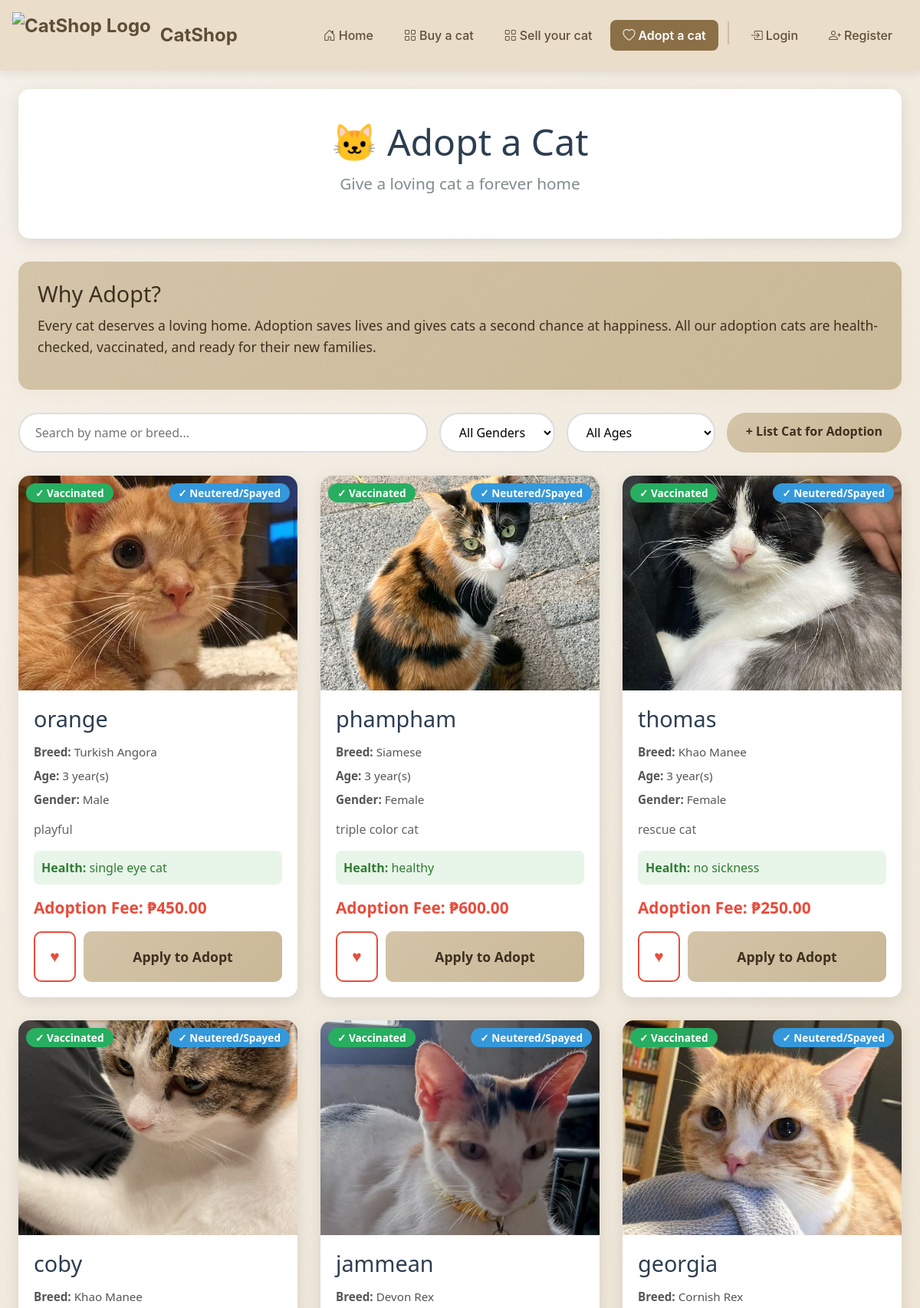
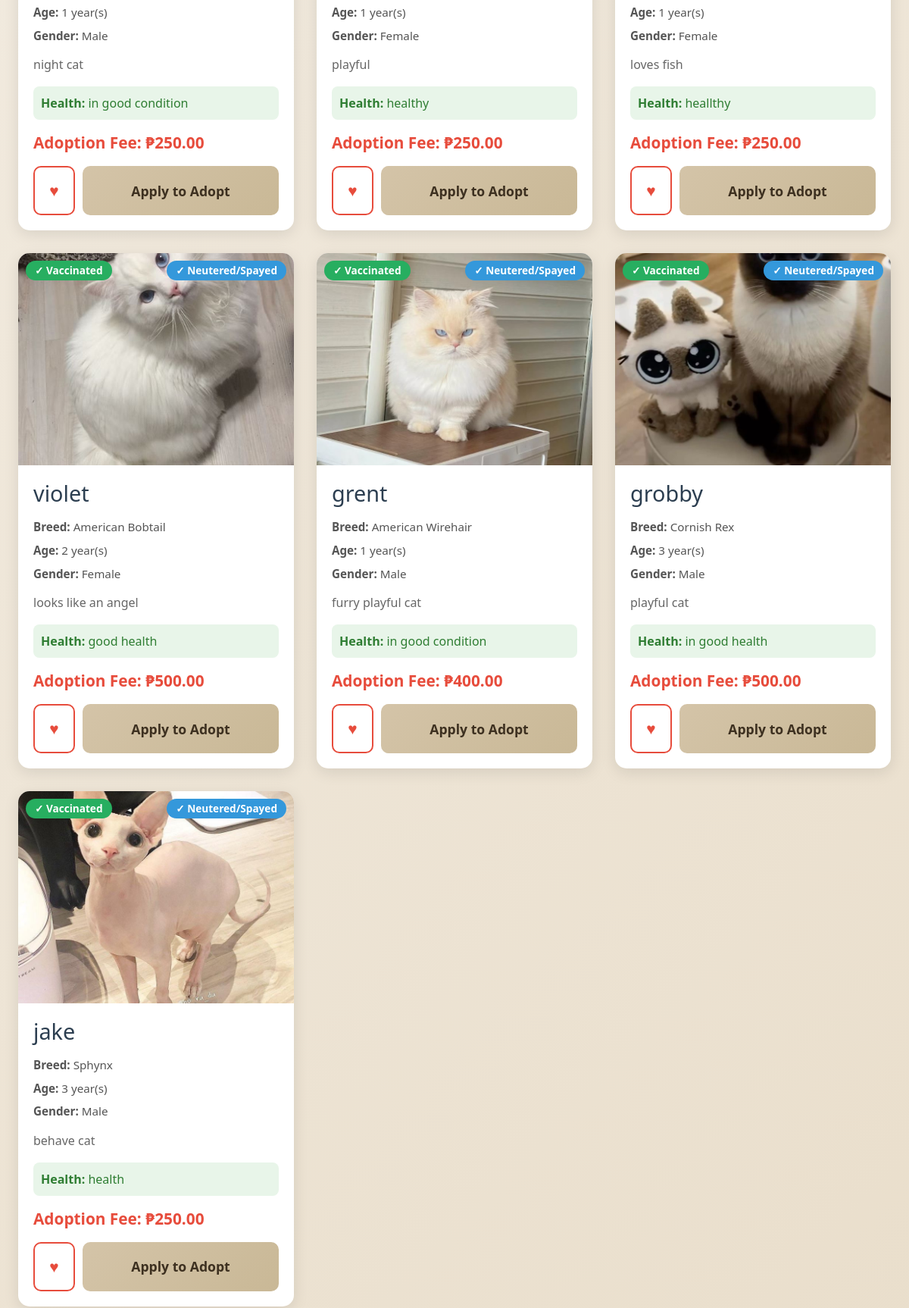
The page /public/adoption.php (upper part) on the database its author committed (2 pictures, top to bottom).
### tables this page shows
CREATE TABLE `adoption_cats` (
  `id` int(11) NOT NULL,
  `name` varchar(100) NOT NULL,
  `age` int(11) DEFAULT NULL,
  `gender` enum('Male','Female') DEFAULT NULL,
  `breed` varchar(100) DEFAULT NULL,
  `description` text DEFAULT NULL,
  `health_status` text DEFAULT NULL,
  `vaccinated` tinyint(1) DEFAULT 0,
  `neutered` tinyint(1) DEFAULT 0,
  `image_url` varchar(255) DEFAULT NULL,
  `adoption_fee` decimal(10,2) DEFAULT 0.00,
  `latitude` varchar(20) DEFAULT NULL,
  `longitude` varchar(20) DEFAULT NULL,
  `address` text DEFAULT NULL,
  `additional_address` text DEFAULT NULL,
  `status` enum('Available','Pending','Adopted') DEFAULT 'Available',
  `user_id` int(11) DEFAULT NULL,
  `created_at` timestamp NOT NULL DEFAULT current_timestamp(),
  `updated_at` timestamp NOT NULL DEFAULT current_timestamp() ON UPDATE current_timestamp()
);

### public/adoption.php (the view, shortened to what this page needs)
<?php
include_once "../includes/header.php";
$user_id = $_SESSION['user_id'] ?? null;
$sql = "SELECT ac.*,
        (SELECT COUNT(*) FROM adoption_applications WHERE cat_id = ac.id) as application_count";
$sql .= " FROM adoption_cats ac
        WHERE ac.status IN ('Available', 'Pending')
        ORDER BY ac.created_at DESC";
if ($user_id) {
    $stmt = $conn->prepare($sql);
    $stmt->bind_param("i", $user_id);
    $stmt->execute();
    $result = $stmt->get_result();
} else {
    $result = $conn->query($sql);
}
$cats = [];
if ($result && $result->num_rows > 0) {
    while ($row = $result->fetch_assoc()) {
        $cats[] = $row;
    }
}
?>
<div class="container">
    <header class="adoption-header">
        <h1>🐱 Adopt a Cat</h1>
        <p class="subtitle">Give a loving cat a forever home</p>
    </header>
    <div class="info-banner">
        <h3>Why Adopt?</h3>
        <p>Every cat deserves a loving home. Adoption saves lives and gives cats a second chance at happiness. All our adoption cats are health-checked, vaccinated, and ready for their new families.</p>
    </div>
    <div class="filter-section">
        <input type="text" id="searchInput" placeholder="Search by name or breed..." class="search-box">
        <select id="genderFilter" class="filter-select">
            <option value="">All Genders</option>
        </select>
        <select id="ageFilter" class="filter-select">
            <option value="">All Ages</option>
        </select>
        <a href="add-adoption-cat.php" class="add-cat-btn">+ List Cat for Adoption</a>
    </div>
    <div class="cats-grid" id="catsGrid">
        <?php if (empty($cats)): ?>
            <div class="no-cats">
                <p>No cats available for adoption at the moment. Please check back soon!</p>
            </div>
        <?php else: ?>
            <?php foreach ($cats as $cat): ?>
                <div class="cat-card"
                     data-name="<?php echo htmlspecialchars(strtolower($cat['name'])); ?>"
                     data-breed="<?php echo htmlspecialchars(strtolower($cat['breed'])); ?>"
                     data-gender="<?php echo htmlspecialchars($cat['gender']); ?>"
                     data-age="<?php echo $cat['age']; ?>">
                    <div class="cat-image">
                        <img src="../uploads/<?php echo htmlspecialchars($cat['image_url']); ?>"
                             alt="<?php echo htmlspecialchars($cat['name']); ?>">
                        <?php if ($cat['vaccinated']): ?>
                            <span class="badge vaccinated">✓ Vaccinated</span>
                        <?php endif; ?>
                        <?php if ($cat['neutered']): ?>
                            <span class="badge neutered">✓ Neutered/Spayed</span>
                        <?php endif; ?>
                    </div>
                    <div class="cat-details">
                        <h3><?php echo htmlspecialchars($cat['name']); ?></h3>
                        <div class="cat-info">
                            <span class="info-item"><strong>Breed:</strong> <?php echo htmlspecialchars($cat['breed']); ?></span>
                            <span class="info-item"><strong>Age:</strong> <?php echo $cat['age']; ?> year(s)</span>
                            <span class="info-item"><strong>Gender:</strong> <?php echo htmlspecialchars($cat['gender']); ?></span>
                        </div>
                        <p class="description"><?php echo htmlspecialchars($cat['description']); ?></p>
                        <?php if ($cat['health_status']): ?>
                            <div class="health-status">
                                <strong>Health:</strong> <?php echo htmlspecialchars($cat['health_status']); ?>
                            </div>
                        <?php endif; ?>
                        <div class="adoption-fee">
                            <strong>Adoption Fee:</strong> ₱<?php echo number_format($cat['adoption_fee'], 2); ?>
                        </div>
                        <div class="action-buttons">
                            <?php if ($user_id): ?>
                                <button class="wishlist-btn <?php echo (isset($cat['is_wishlisted']) && $cat['is_wishlisted'] > 0) ? 'active' : ''; ?>"
                                        data-cat-id="<?php echo $cat['id']; ?>"
                                        onclick="toggleWishlist(this, <?php echo $cat['id']; ?>)">
                                    ♥
                                </button>
                            <?php else: ?>
                                <button class="wishlist-btn"
                                        onclick="alert('Please log in to add cats to your wishlist'); window.location.href='login.php';">
                                    ♥
                                </button>
                            <?php endif; ?>
                            <button class="adopt-btn" onclick="openAdoptionForm(<?php echo $cat['id']; ?>, '<?php echo htmlspecialchars($cat['name'], ENT_QUOTES); ?>')">
                                <?php echo $cat['status'] === 'Pending' ? 'Apply to Adopt (Under Review)' : 'Apply to Adopt'; ?>
                            </button>
                        </div>
                    </div>
                </div>
            <?php endforeach; ?>
        <?php endif; ?>
    </div>
</div>

### includes/header.php (style rules this page uses)
* { margin: 0; padding: 0; box-sizing: border-box; }
body { margin: 0 !important; padding: 0 !important; }
:root { --header-bg: #EADDCA; --header-text: #5D4E37; --accent-color: #8B6F47; --hover-color: #A0826D; --badge-color: #D2691E; --white: #ffffff; --light-accent: rgba(139, 111, 71, 0.1); }

### public/adoption.php (style rules this page uses)
* { margin: 0; padding: 0; box-sizing: border-box; }
body { font-family: 'Segoe UI', Tahoma, Geneva, Verdana, sans-serif; background: linear-gradient(135deg, #f5f0e8 0%, #e8dcc8 100%); min-height: 100vh; padding: 20px; }
.container { max-width: 1400px; margin: 0 auto; }
.adoption-header { text-align: center; margin-bottom: 30px; background: white; padding: 40px 20px; border-radius: 15px; box-shadow: 0 5px 20px rgba(0,0,0,0.1); }
.adoption-header h1 { font-size: 3em; color: #2c3e50; margin-bottom: 10px; }
.subtitle { font-size: 1.3em; color: #7f8c8d; }
.info-banner { background: linear-gradient(135deg, #d4c4a8 0%, #c9b896 100%); color: #3d3020; padding: 25px; border-radius: 15px; margin-bottom: 30px; box-shadow: 0 5px 20px rgba(234, 221, 202, 0.4); }
.info-banner h3 { font-size: 1.8em; margin-bottom: 10px; }
.info-banner p { font-size: 1.1em; line-height: 1.6; }
.filter-section { display: flex; gap: 15px; margin-bottom: 30px; flex-wrap: wrap; }
.search-box, .filter-select { padding: 12px 20px; border: 2px solid #ddd; border-radius: 25px; font-size: 1em; outline: none; transition: all 0.3s; }
.search-box { flex: 1; min-width: 250px; }
.filter-select { background: white; cursor: pointer; }
.add-cat-btn { padding: 12px 25px; background: linear-gradient(135deg, #d4c4a8 0%, #c9b896 100%); color: #3d3020; text-decoration: none; border-radius: 25px; font-weight: 600; font-size: 1em; transition: all 0.3s; white-space: nowrap; }
.cats-grid { display: grid; grid-template-columns: repeat(auto-fill, minmax(320px, 1fr)); gap: 30px; }
.cat-card { background: white; border-radius: 15px; overflow: hidden; box-shadow: 0 5px 20px rgba(0,0,0,0.1); transition: transform 0.3s, box-shadow 0.3s; animation: fadeIn 0.5s; position: relative; }
.cat-image { position: relative; height: 280px; overflow: hidden; }
.cat-image img { width: 100%; height: 100%; object-fit: cover; }
.badge { position: absolute; top: 10px; padding: 6px 12px; border-radius: 20px; font-size: 0.85em; font-weight: bold; color: white; z-index: 10; }
.badge.vaccinated { left: 10px; background: #27ae60; }
.badge.neutered { right: 10px; background: #3498db; }
.cat-details { padding: 20px; }
.cat-details h3 { font-size: 1.8em; color: #2c3e50; margin-bottom: 15px; }
.cat-info { display: flex; flex-direction: column; gap: 8px; margin-bottom: 15px; }
.info-item { color: #555; font-size: 0.95em; }
.description { color: #666; line-height: 1.6; margin-bottom: 15px; }
.health-status { background: #e8f5e9; padding: 10px; border-radius: 8px; margin-bottom: 15px; color: #2e7d32; }
.adoption-fee { font-size: 1.3em; color: #e74c3c; margin-bottom: 15px; font-weight: bold; }
.action-buttons { display: flex; gap: 10px; align-items: stretch; }
.wishlist-btn { padding: 15px; background: white; border: 2px solid #e74c3c; border-radius: 10px; font-size: 1.3em; cursor: pointer; transition: all 0.3s; color: #e74c3c; flex-shrink: 0; width: 55px; display: flex; align-items: center; justify-content: center; }
.adopt-btn { flex: 1; padding: 15px; background: linear-gradient(135deg, #d4c4a8 0%, #c9b896 100%); color: #3d3020; border: none; border-radius: 10px; font-size: 1.1em; font-weight: bold; cursor: pointer; transition: all 0.3s; }

### includes/footer.php (style rules this page uses)
* { margin: 0; padding: 0; box-sizing: border-box; }
body { margin: 0; padding: 0; }

### rows shown on the page
adoption_cats: image_url+name (picture), vaccinated "✓ Vaccinated", neutered "✓ Neutered/Spayed", name "orange", breed "Turkish Angora", age "3", gender "Male", description "playful", health_status "single eye cat", adoption_fee "450.00", status "Apply to Adopt"
adoption_cats: image_url+name (picture), vaccinated "✓ Vaccinated", neutered "✓ Neutered/Spayed", name "phampham", breed "Siamese", age "3", gender "Female", description "triple color cat", health_status "healthy", adoption_fee "600.00", status "Apply to Adopt"
adoption_cats: image_url+name (picture), vaccinated "✓ Vaccinated", neutered "✓ Neutered/Spayed", name "thomas", breed "Khao Manee", age "3", gender "Female", description "rescue cat", health_status "no sickness", adoption_fee "250.00", status "Apply to Adopt"
adoption_cats: image_url (picture), vaccinated "✓ Vaccinated", neutered "✓ Neutered/Spayed", name "coby", breed "Khao Manee", age "1", gender "Male", description "night cat", health_status "in good condition", adoption_fee "250.00", status "Apply to Adopt"
adoption_cats: image_url+name (picture), vaccinated "✓ Vaccinated", neutered "✓ Neutered/Spayed", name "jammean", breed "Devon Rex", age "1", gender "Female", description "playful", health_status "healthy", adoption_fee "250.00", status "Apply to Adopt"
adoption_cats: image_url+name (picture), vaccinated "✓ Vaccinated", neutered "✓ Neutered/Spayed", name "georgia", breed "Cornish Rex", age "1", gender "Female", description "loves fish", health_status "heallthy", adoption_fee "250.00", status "Apply to Adopt"
adoption_cats: image_url (picture), vaccinated "✓ Vaccinated", neutered "✓ Neutered/Spayed", name "violet", breed "American Bobtail", age "2", gender "Female", description "looks like an angel", health_status "good health", adoption_fee "500.00", status "Apply to Adopt"
adoption_cats: image_url+name (picture), vaccinated "✓ Vaccinated", neutered "✓ Neutered/Spayed", name "grent", breed "American Wirehair", age "1", gender "Male", description "furry playful cat", health_status "in good condition", adoption_fee "400.00", status "Apply to Adopt"
adoption_cats: image_url+name (picture), vaccinated "✓ Vaccinated", neutered "✓ Neutered/Spayed", name "grobby", breed "Cornish Rex", age "3", gender "Male", description "playful cat", health_status "in good health", adoption_fee "500.00", status "Apply to Adopt"
adoption_cats: image_url+name (picture), vaccinated "✓ Vaccinated", neutered "✓ Neutered/Spayed", name "jake", breed "Sphynx", age "3", gender "Male", description "behave cat", health_status "health", adoption_fee "250.00", status "Apply to Adopt"
